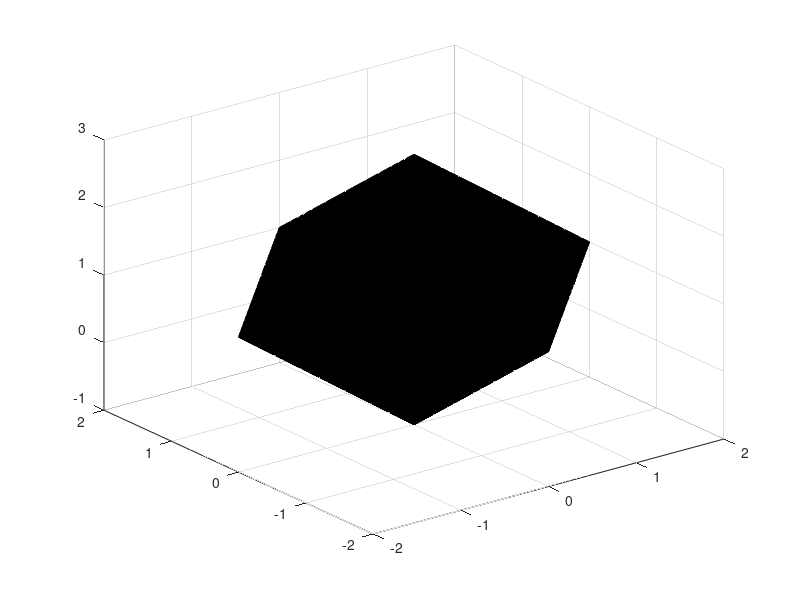

Reproduce this figure in MATLAB. (Note: this script raises an error after producing the figure.)
%% vis L1 ball 
radius = 2;
ticks = -3:0.1:3;
cent = [0,0,1];
[XX, YY, ZZ] = meshgrid(ticks,ticks,ticks);
V = abs(XX-cent(1)) + abs(YY-cent(2)) + abs(ZZ-cent(3));
figure(2);clf
scatter3(cent(1),cent(2),cent(3),9);
hold on
%%
fv = isosurface(XX,YY,ZZ,V,radius);
p = patch(fv);
isonormals(XX,YY,ZZ,V,p)
p.FaceColor = 'red';
p.EdgeColor = 'none';
p.FaceAlpha = 0.35;
daspect([1 1 1]);axis equal
view(3); 
camlight 
lighting flat
% Section with x, y plane
sectRad = radius - sum(abs(cent));
xsect = [ 0 sectRad 0 -sectRad]+cent(1);
ysect = [-sectRad 0 sectRad  0]+cent(2);
psect = patch(xsect, ysect, 'blue','FaceAlpha',0.9);
% x, y plane background
XLIM = xlim();YLIM = ylim();
xplane = [XLIM, XLIM(end:-1:1)];
yplane = reshape([YLIM; YLIM],1,[]);
zplane = -1E-3*ones(1,4);
pplane = patch(xplane,yplane,zplane,'black','FaceAlpha',0.1);
%% 
savefig(2,"L1sphere_plane_section_SYY.fig")